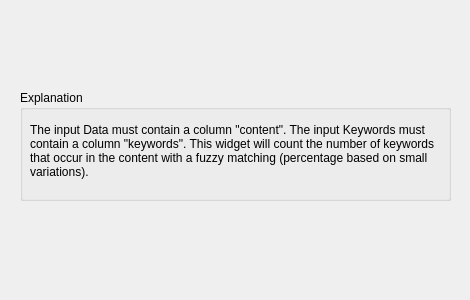
<?xml version="1.0" encoding="UTF-8"?>
<ui version="4.0">
 <class>Form</class>
 <widget class="QWidget" name="Form">
  <property name="geometry">
   <rect>
    <x>0</x>
    <y>0</y>
    <width>470</width>
    <height>300</height>
   </rect>
  </property>
  <property name="windowTitle">
   <string>Form</string>
  </property>
  <widget class="QGroupBox" name="groupBox">
   <property name="geometry">
    <rect>
     <x>20</x>
     <y>90</y>
     <width>431</width>
     <height>111</height>
    </rect>
   </property>
   <property name="title">
    <string>Explanation</string>
   </property>
   <widget class="QLabel" name="Description">
    <property name="geometry">
     <rect>
      <x>10</x>
      <y>30</y>
      <width>411</width>
      <height>61</height>
     </rect>
    </property>
    <property name="text">
     <string>The input Data must contain a column "content". The input Keywords must contain a column "keywords". This widget will count the number of keywords that occur in the content with a fuzzy matching (percentage based on small variations).</string>
    </property>
    <property name="textFormat">
     <enum>Qt::AutoText</enum>
    </property>
    <property name="alignment">
     <set>Qt::AlignLeading|Qt::AlignLeft|Qt::AlignVCenter</set>
    </property>
    <property name="wordWrap">
     <bool>true</bool>
    </property>
   </widget>
  </widget>
 </widget>
 <resources/>
 <connections/>
</ui>
